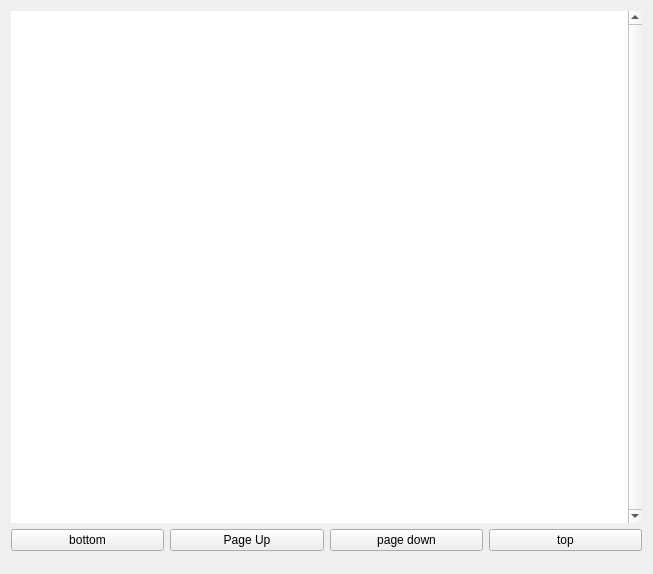
<?xml version="1.0" encoding="UTF-8"?>
<ui version="4.0">
 <class>BarrageHistory</class>
 <widget class="QWidget" name="BarrageHistory">
  <property name="geometry">
   <rect>
    <x>0</x>
    <y>0</y>
    <width>653</width>
    <height>574</height>
   </rect>
  </property>
  <property name="windowTitle">
   <string>Form</string>
  </property>
  <layout class="QVBoxLayout" name="verticalLayout">
   <property name="bottomMargin">
    <number>23</number>
   </property>
   <item>
    <widget class="QTextEdit" name="BarageHistoryDisplay">
     <property name="frameShape">
      <enum>QFrame::NoFrame</enum>
     </property>
     <property name="verticalScrollBarPolicy">
      <enum>Qt::ScrollBarAlwaysOn</enum>
     </property>
     <property name="readOnly">
      <bool>true</bool>
     </property>
    </widget>
   </item>
   <item>
    <layout class="QHBoxLayout" name="horizontalLayout">
     <item>
      <widget class="QPushButton" name="lastPage">
       <property name="text">
        <string>bottom</string>
       </property>
      </widget>
     </item>
     <item>
      <widget class="QPushButton" name="pageUpBtn">
       <property name="text">
        <string>Page Up</string>
       </property>
      </widget>
     </item>
     <item>
      <widget class="QPushButton" name="pageDnBtn">
       <property name="text">
        <string>page down</string>
       </property>
      </widget>
     </item>
     <item>
      <widget class="QPushButton" name="firstPage">
       <property name="text">
        <string>top</string>
       </property>
      </widget>
     </item>
    </layout>
   </item>
  </layout>
 </widget>
 <resources/>
 <connections/>
</ui>
